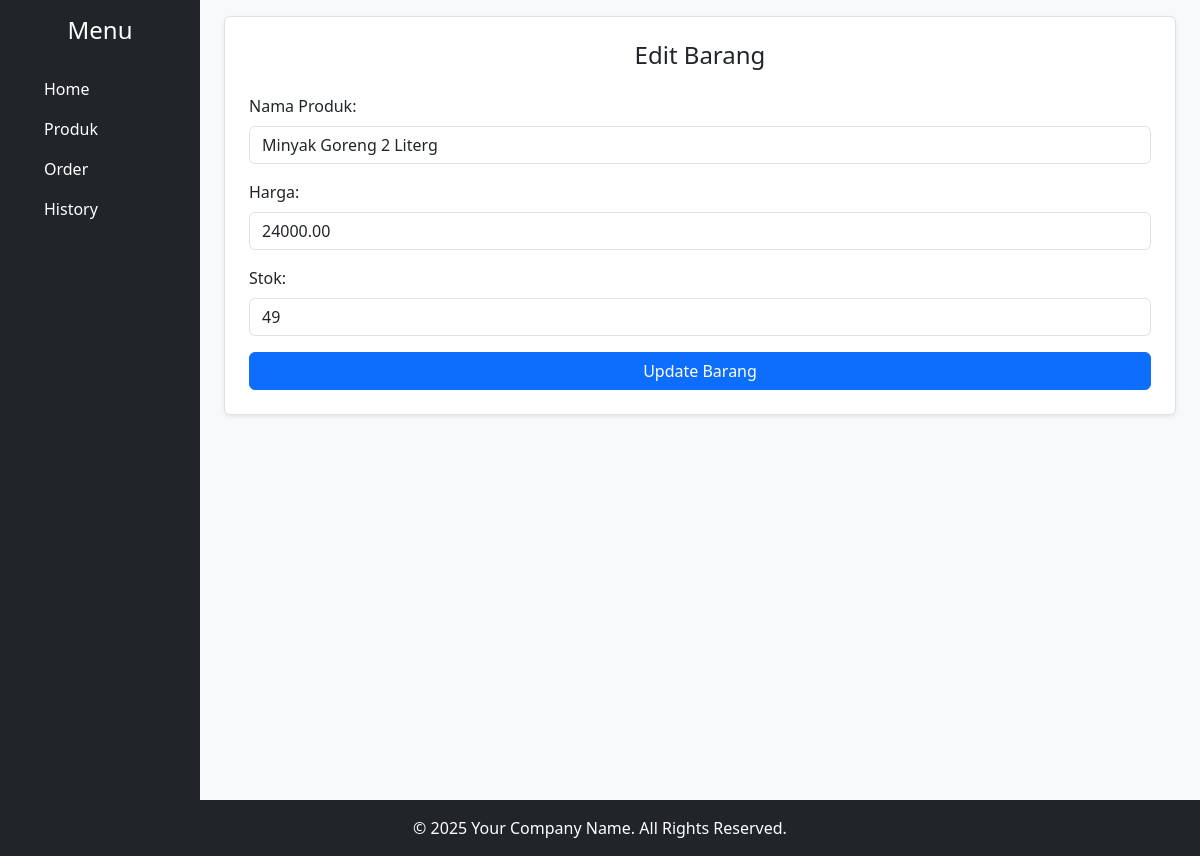
Page /edit_barang.php?id=1 on the committed database.
### tables this page shows
CREATE TABLE `barang` (
  `idproduk` int NOT NULL,
  `nama_produk` varchar(30) NOT NULL,
  `harga` decimal(10,2) NOT NULL,
  `stok` int NOT NULL
);

### edit_barang.php (the view, shortened to what this page needs)
<?php
include 'koneksi.php';
if (isset($_GET['id'])) {
    $idproduk = $_GET['id'];
    $query = "SELECT * FROM barang WHERE idproduk = ?";
    $stmt = $conn->prepare($query);
    $stmt->bind_param('i', $idproduk);
    $stmt->execute();
    $result = $stmt->get_result();
    if ($result->num_rows > 0) {
        $barang = $result->fetch_assoc();
    } else {
        echo "Data tidak ditemukan.";
        exit;
    }
} else {
    echo "ID tidak ditemukan.";
    exit;
}
$content = '
<form method="POST" action="update_barang.php" class="p-4 border rounded shadow-sm bg-white">
    <h4 class="mb-4 text-center">Edit Barang</h4>
    <input type="hidden" name="idproduk" value="' . $barang['idproduk'] . '">
    <div class="mb-3">
        <label for="nama_produk" class="form-label">Nama Produk:</label>
        <input type="text" class="form-control" id="nama_produk" name="nama_produk" value="' . htmlspecialchars($barang['nama_produk']) . '" required>
    </div>
    <div class="mb-3">
        <label for="harga" class="form-label">Harga:</label>
        <input type="number" step="0.01" class="form-control" id="harga" name="harga" value="' . $barang['harga'] . '" required>
    </div>
    <div class="mb-3">
        <label for="stok" class="form-label">Stok:</label>
        <input type="number" class="form-control" id="stok" name="stok" value="' . $barang['stok'] . '" required>
    </div>
    <div class="text-center">
        <button type="submit" class="btn btn-primary w-100">Update Barang</button>
    </div>
</form>
';
include 'template.php';
?>

### rows in the picture
barang: nama_produk "Minyak Goreng 2 Literg", harga "24000.00", stok "49"
